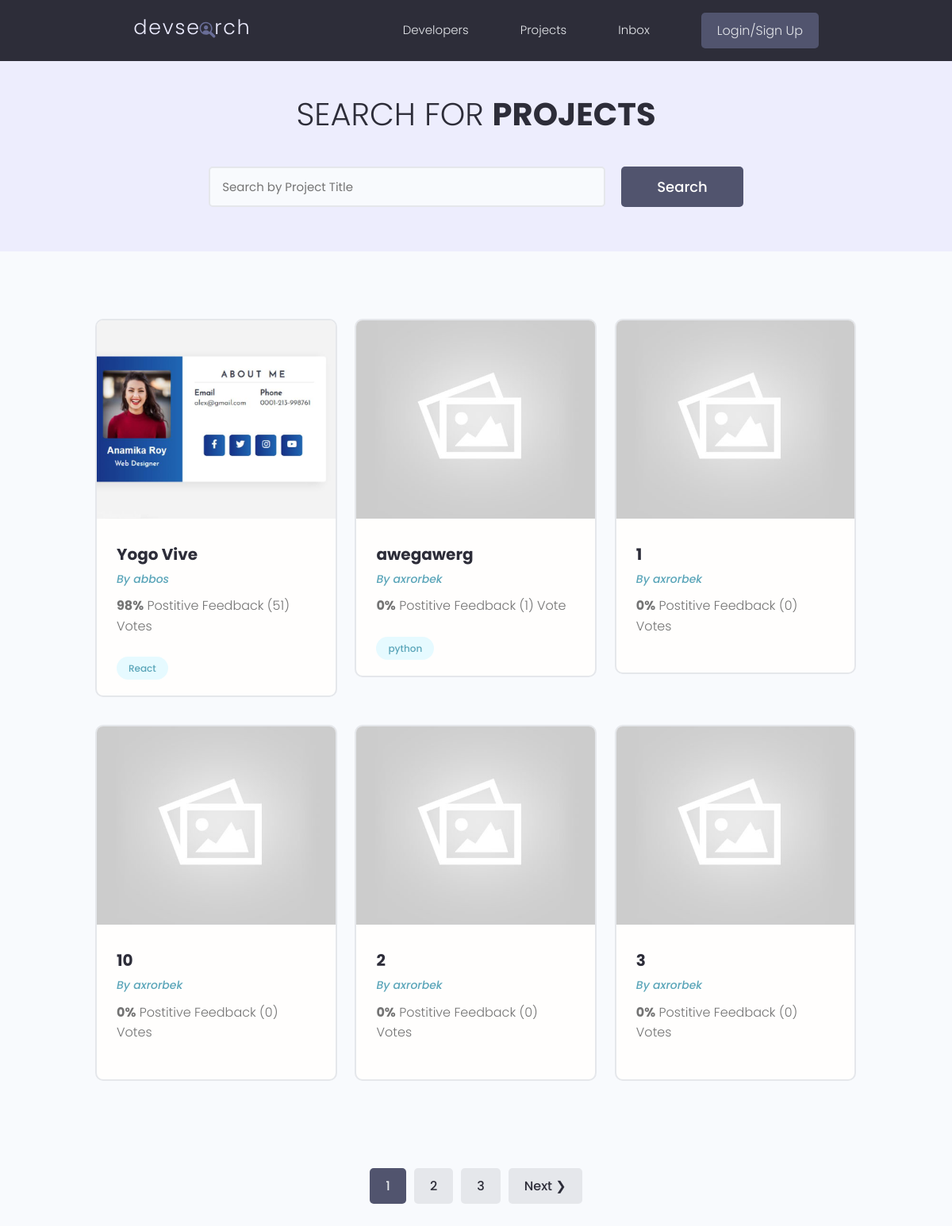
The page /projects/ on the database as committed earlier.
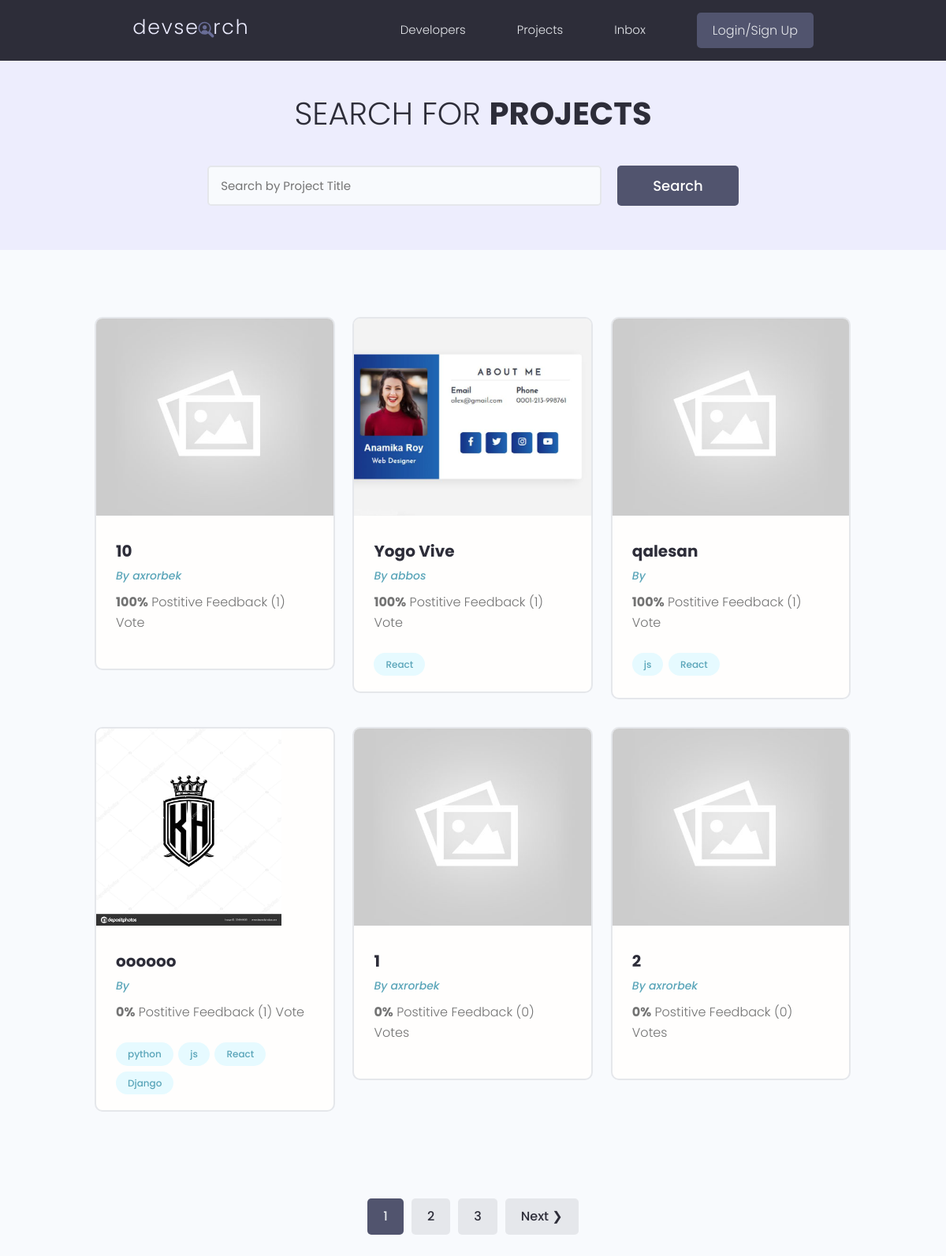
The same page on the database as committed later.
### projects/models.py (models this page shows, shortened)
class Project(models.Model):
    owner = models.ForeignKey(Profile,null=True,blank=True, on_delete=models.SET_NULL)
    title = models.CharField(max_length=200)
    description = models.TextField(null=True,blank=True)
    featured_image = models.ImageField(null=True, blank=True,  default='defaults.jpg')
    demo_link = models.CharField(max_length=2000,null=True,blank=True)
    sourse_link = models.CharField(max_length=2000,null=True,blank=True)
    tags = models.ManyToManyField('Tag',blank=True)
    vote_total = models.IntegerField(default=0,null=True,blank=True)
    vote_ratio = models.IntegerField(default=0,null=True,blank=True)
    created = models.DateTimeField(auto_now_add=True)
    id = models.UUIDField(default=uuid.uuid4,
                          unique=True,
                          primary_key=True,
                          editable=False)
    class Meta:
        ordering=['-vote_ratio','-vote_total','title']

class Tag(models.Model):
    name = models.CharField(max_length=200)
    created = models.DateTimeField(auto_now_add=True)
    id = models.UUIDField(default=uuid.uuid4,
                          unique=True,
                          primary_key=True,
                          editable=False)
    def __str__(self):
        return self.name

### users/models.py (models this page shows, shortened)
class Profile(models.Model):
    user = models.OneToOneField(User,on_delete=models.CASCADE,null=True,blank=True )
    name = models.CharField(max_length=200,blank=True,null=True)
    email = models.EmailField(max_length=500,blank=True,null=True)
    username = models.CharField(max_length=200,blank=True,null=True)
    location = models.CharField(max_length=200,blank=True,null=True)
    short_intro = models.CharField(max_length=200,blank=True,null=True)
    bio = models.TextField(blank=True,null=True)
    profile_image = models.ImageField(null=True,blank=True,upload_to='profiles/',default='profiles/user-default.png')
    social_github = models.CharField(max_length=200,blank=True,null=True)
    social_twitter = models.CharField(max_length=200,blank=True,null=True)
    social_linkedin = models.CharField(max_length=200,blank=True,null=True)
    social_youtube = models.CharField(max_length=200,blank=True,null=True)
    social_website  = models.CharField(max_length=200,blank=True,null=True)
    created = models.DateTimeField(auto_now_add=True)
    id = models.UUIDField(default=uuid.uuid4,
                          unique=True,
                          primary_key=True,
                          editable=False)

### projects/views.py (the view)
# urls.py: path('projects/',include('projects.urls')),
def projects(request):
    projects , search_query = searchProjects(request)
    custom_range ,projects = paginationProjects(request, projects, 6)
    context = {'projects':projects,'search_query':search_query,'custom_range':custom_range }
    return render(request, 'projects/projects.html',context)

### projects/utils.py (called while the page is built)
def paginationProjects(request,projects,results):
    page = request.GET.get('page')
    paginator = Paginator(projects,results)
    try:
        projects = paginator.page(page)
    except PageNotAnInteger:
        page = 1
        projects = paginator.page(page)
    except EmptyPage:
        page = paginator.num_pages
        projects = paginator.page(page)
    leftIndex = (int(page) - 4)
    if leftIndex < 1:
        leftIndex = 1
    rightIndex = (int(page) + 5 )
    if rightIndex > paginator.num_pages:
        rightIndex = paginator.num_pages + 1
    custom_range = range(leftIndex,rightIndex)
    return custom_range,projects

def searchProjects(request):
    search_query = ""
    if request.GET.get('search_query'):
        search_query = request.GET.get('search_query')
    tags = Tag.objects.filter(name__icontains=search_query)
    projects = Project.objects.distinct().filter(
        Q(title__icontains=search_query)|
        Q(description__icontains=search_query)|
        Q(owner__name__icontains=search_query)|
        Q(tags__in=tags)
    )
    return projects , search_query

### projects/templates/projects/projects.html (shortened to what this page needs)
{% extends 'main.html' %} {% block content %}
{% load pluralize_pl %}
<main class="projects">
    <section class="hero-section text-center">
        <div class="container container--narrow">
            <div class="hero-section__box">
                <h2>Search for <span>Projects</span></h2>
            </div>
            <div class="hero-section__search">
                <form id='searchForm' class="form" action="{% url 'projects' %}" method="get">
                    <div class="form__field">
                        <input class="input input--text" id="formInput#search" type="text" name="search_query"
                            placeholder="Search by Project Title" value="{{search_query}}" />
                    </div>
                    <input class="btn btn--sub btn--lg" type="submit" value="Search" />
                </form>
            </div>
        </div>
    </section>
    <section class="projectsList">
        <div class="container">
            <div class="grid grid--three">
                {% for project in projects %}
                <div class="column">
                    <div class="card project">
                        <a href="{% url 'project' project.id %}" class="project">
                            <img class="project__thumbnail" src="{{project.featured_image.url}}"
                                alt="project thumbnail" />
                            <div class="card__body">
                                <h3 class="project__title">{{project.title}}</h3>
                                <p>
                                    <a class="project__author"
                                        href="{% url 'user-profile' project.owner.id %}">By {{project.owner.name}}</a>
                                </p>
                                <p class="project--rating">
                                    <span style="font-weight: bold">{{project.vote_ratio}}%</span>
                                    Postitive Feedback ({{project.vote_total}}) Vote{{project.vote_total | pluralize:"s"}}
                                </p>
                                <div class="project__tags">
                                    {% for tag in project.tags.all %}
                                    <span class="tag tag--pill tag--main">
                                        <small>{{tag}}</small>
                                    </span>
                                    {% endfor %}
                                </div>
                            </div>
                        </a>
                    </div>
                </div>
                {% endfor %}
            </div>
        </div>
    </section>
    {% include 'pagination.html' with queryset=projects custom_range=custom_range %}
</main>
{% endblock content %}

Rows that differ between the two databases and show on the page:
no longer on this page (row edited): Project: featured_image (placeholder picture), title "awegawerg", owner.name "axrorbek", vote_ratio "0", vote_total "1", Tag (name "python")
no longer on this page (row unchanged): Project: featured_image (placeholder picture), title "3", owner.name "axrorbek", vote_ratio "0", vote_total "0", vote_total|pluralize "s"
changed Project (number 1 of 6 on the later page): vote_ratio "0" → "100"; vote_total "0" → "1"; vote_total|pluralize "s" → (not shown); moves up the list
changed Project "Yogo Vive": vote_ratio "98" → "100"; vote_total "51" → "1"; vote_total|pluralize "s" → (not shown)
now on this page (row edited): Project: featured_image (placeholder picture), title "qalesan", vote_ratio "100", vote_total "1", Tag (name "React")
now on this page (row unchanged): Tag: name "js"
now on this page (row edited): Project: featured_image (picture), title "oooooo", vote_ratio "0", vote_total "1", Tag (name "python"), Tag (name "React")
now on this page (row unchanged): Tag: name "Django", shown under "oooooo"
